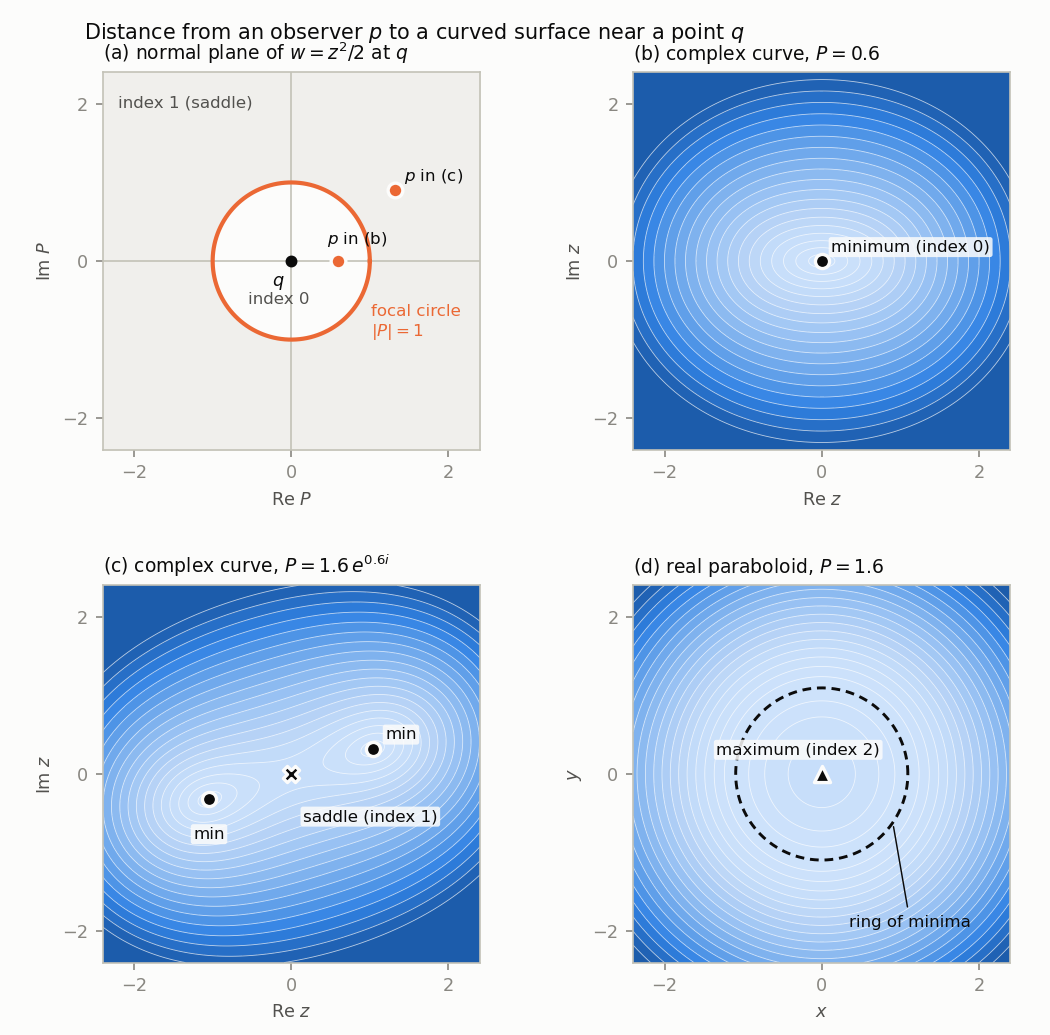

Generate this figure with Python:
"""Figure for Chapter 5 (Milnor §7): the squared distance L_p near a point q of a complex curve.

(a) The normal plane at q = 0 of the complex curve w = z^2/2 in C^2: the focal points form the
    circle |P| = 1; an observer p = (0, P) inside sees q as a minimum, outside as a saddle.
(b), (c) Contour maps of the distance ||x - p|| over the z-plane for P = 0.6 and P = 1.6 e^{0.6 i}.
(d) For comparison, the real paraboloid h = (x^2 + y^2)/2 in R^3, observer at height P = 1.6,
    beyond its double focal point: the origin is a local maximum (index 2).

Writes fig5-lefschetz.png (150 dpi, 7 inches wide).
"""
import os

import numpy as np
import matplotlib

matplotlib.use("Agg")
import matplotlib.pyplot as plt
from matplotlib.colors import LinearSegmentedColormap

INK = "#0b0b0b"
INK2 = "#52514e"
MUTED = "#898781"
SURFACE = "#fcfcfb"
ORANGE = "#eb6834"
BLUE_RAMP = ["#cde2fb", "#b7d3f6", "#9ec5f4", "#86b6ef", "#6da7ec", "#5598e7",
             "#3987e5", "#2a78d6", "#256abf", "#1c5cab"]
CMAP = LinearSegmentedColormap.from_list("seqblue", BLUE_RAMP)

plt.rcParams.update({
    "font.family": "sans-serif",
    "font.size": 8.5,
    "axes.edgecolor": "#c3c2b7",
    "axes.labelcolor": INK2,
    "xtick.color": MUTED,
    "ytick.color": MUTED,
    "axes.titlesize": 9,
    "axes.titlecolor": INK,
    "figure.facecolor": SURFACE,
    "axes.facecolor": SURFACE,
})

LIM = 2.4
n = 401
xs = np.linspace(-LIM, LIM, n)
X, Y = np.meshgrid(xs, xs)
Z = X + 1j * Y


def L_complex(P):
    """Squared distance from p = (0, P) to the point (z, z^2/2) of the complex curve."""
    return np.abs(Z) ** 2 + np.abs(Z ** 2 / 2 - P) ** 2


def L_real(P):
    """Squared distance from p = (0, 0, P) to the point (x, y, (x^2+y^2)/2) of the paraboloid."""
    r2 = X ** 2 + Y ** 2
    return r2 + (r2 / 2 - P) ** 2


def contour_panel(ax, L, title, xlabel, ylabel):
    D = np.sqrt(L)
    levels = D.min() + 3.4 * np.linspace(0.0, 1.0, 20) ** 2  # finer near the minimum
    ax.contourf(X, Y, D, levels=levels, cmap=CMAP, extend="max")
    ax.contour(X, Y, D, levels=levels, colors="white", linewidths=0.4, alpha=0.7)
    ax.set_xlim(-LIM, LIM)
    ax.set_ylim(-LIM, LIM)
    ax.set_aspect("equal")
    ax.set_title(title, loc="left")
    ax.set_xlabel(xlabel)
    ax.set_ylabel(ylabel)
    ax.set_xticks([-2, 0, 2])
    ax.set_yticks([-2, 0, 2])


def mark(ax, x, y, kind, label, dx=0.12, dy=0.12, ha="left"):
    style = {"min": dict(marker="o", s=46), "saddle": dict(marker="X", s=60),
             "max": dict(marker="^", s=60)}[kind]
    ax.scatter([x], [y], color=INK, edgecolors=SURFACE, linewidths=1.6, zorder=5, **style)
    ax.annotate(label, (x, y), xytext=(x + dx, y + dy), color=INK, fontsize=8, ha=ha,
                zorder=6, bbox=dict(boxstyle="round,pad=0.15", fc=SURFACE, ec="none", alpha=0.85))


fig, axs = plt.subplots(2, 2, figsize=(7.0, 6.9))
fig.subplots_adjust(left=0.08, right=0.98, top=0.93, bottom=0.07, wspace=0.28, hspace=0.36)

# (a) the normal plane
ax = axs[0, 0]
t = np.linspace(0, 2 * np.pi, 400)
ax.fill_between([-LIM, LIM], -LIM, LIM, color="#f0efec", zorder=0)
ax.fill(np.cos(t), np.sin(t), color=SURFACE, zorder=1)
ax.plot(np.cos(t), np.sin(t), color=ORANGE, lw=2, zorder=3)
ax.axhline(0, color="#c3c2b7", lw=0.8, zorder=2)
ax.axvline(0, color="#c3c2b7", lw=0.8, zorder=2)
ax.scatter([0], [0], color=INK, s=22, zorder=4)
ax.annotate("$q$", (0, 0), xytext=(-0.25, -0.32), color=INK)
P_b = 0.6
P_c = 1.6 * np.exp(0.6j)
for P, lab in [(P_b, "(b)"), (P_c, "(c)")]:
    ax.scatter([P.real if isinstance(P, complex) else P], [P.imag if isinstance(P, complex) else 0],
               color=ORANGE, edgecolors=SURFACE, linewidths=1.6, s=50, zorder=5)
for P, lab, off in [(complex(P_b), "$p$ in (b)", (-0.15, 0.22)), (P_c, "$p$ in (c)", (0.12, 0.12))]:
    ax.annotate(lab, (P.real, P.imag), xytext=(P.real + off[0], P.imag + off[1]), color=INK, fontsize=8)
ax.text(-0.55, -0.55, "index 0", color=INK2, fontsize=8)
ax.text(-2.2, 1.95, "index 1 (saddle)", color=INK2, fontsize=8)
ax.text(1.02, -0.95, "focal circle\n$|P| = 1$", color=ORANGE, fontsize=8)
ax.set_xlim(-LIM, LIM)
ax.set_ylim(-LIM, LIM)
ax.set_aspect("equal")
ax.set_title("(a) normal plane of $w = z^2/2$ at $q$", loc="left")
ax.set_xlabel("Re $P$")
ax.set_ylabel("Im $P$")
ax.set_xticks([-2, 0, 2])
ax.set_yticks([-2, 0, 2])

# (b) complex curve, observer inside the focal circle
ax = axs[0, 1]
contour_panel(ax, L_complex(P_b), "(b) complex curve, $P = 0.6$", "Re $z$", "Im $z$")
mark(ax, 0, 0, "min", "minimum (index 0)")

# (c) complex curve, observer outside the focal circle
ax = axs[1, 0]
contour_panel(ax, L_complex(P_c), r"(c) complex curve, $P = 1.6\,e^{0.6i}$", "Re $z$", "Im $z$")
mark(ax, 0, 0, "saddle", "saddle (index 1)", dx=0.15, dy=-0.6, ha="left")
zc = np.sqrt(2 * (abs(P_c) - 1)) * np.exp(1j * np.angle(P_c) / 2)
mark(ax, zc.real, zc.imag, "min", "min", dx=0.15, dy=0.12)
mark(ax, -zc.real, -zc.imag, "min", "min", dx=0.0, dy=-0.5, ha="center")

# (d) real paraboloid, observer beyond the double focal point
ax = axs[1, 1]
P_d = 1.6
contour_panel(ax, L_real(P_d), "(d) real paraboloid, $P = 1.6$", "$x$", "$y$")
rr = np.sqrt(2 * (P_d - 1))
ax.plot(rr * np.cos(t), rr * np.sin(t), color=INK, lw=1.4, ls=(0, (3, 2)), zorder=4)
ax.annotate("ring of minima", (rr * np.cos(-0.6), rr * np.sin(-0.6)), xytext=(0.35, -1.95),
            color=INK, fontsize=8, arrowprops=dict(arrowstyle="-", color=INK, lw=0.7))
mark(ax, 0, 0, "max", "maximum (index 2)", dx=-0.3, dy=0.25, ha="center")

fig.suptitle("Distance from an observer $p$ to a curved surface near a point $q$", x=0.08, ha="left",
             fontsize=10, color=INK)
fig.savefig(os.path.join(os.path.dirname(os.path.abspath(__file__)), "fig5-lefschetz.png"), dpi=150,
            facecolor=SURFACE)
print("wrote fig5-lefschetz.png")
